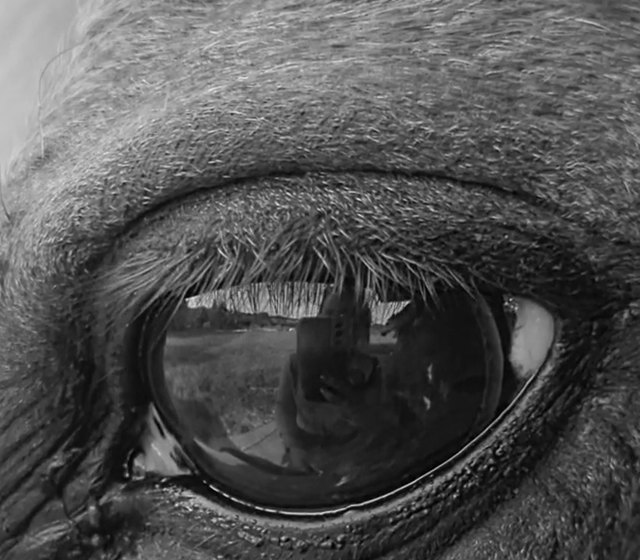
#> input picture data/crops/blink_00600.png, 640 x 560 px, given in place of M-006.mp4, which was not available
$ python 02_session2_video.py   (older library calls are emulated)
#> lines starting #> are read from the running program, lines starting #| are printed output that depends on the picture
### src/config.py
"""
config.py
=========
集中管理路径、常量与绘图风格。

设计原则
--------
1. 原始数据（视频、csv、npy）体积很大（原始视频 52 MB，处理后的视频约 300 MB），
   因此本项目**不复制**原始数据，而是通过 SOURCE_DATA_DIR 指向研学课程包中的
   ``ai_session/data`` 目录。可用环境变量 ``AI_SESSION_DATA`` 覆盖该路径。
2. 所有派生结果（逐帧统计量、跟踪视频、图表、表格）都写入本项目自己的
   ``data/``、``figures/``、``outputs/`` 目录，保证可追溯、可复现。
3. 随机种子、交叉验证折数、跟踪参数等"可调常量"全部集中在此，避免散落在
   各个脚本里导致结果无法对齐。
"""

from __future__ import annotations

import os
from pathlib import Path

# ---------------------------------------------------------------------------
# 路径
# ---------------------------------------------------------------------------
PROJECT_DIR = Path(__file__).resolve().parents[1]

# 课程原始数据目录（ai_session/data）。默认使用同级目录的相对路径。
_DEFAULT_SOURCE = PROJECT_DIR.parent / "ai_session" / "data"
SOURCE_DATA_DIR = Path(os.environ.get("AI_SESSION_DATA", _DEFAULT_SOURCE))

RAW_VIDEO = SOURCE_DATA_DIR / "raw_videos" / "M-006.mp4"
BLINK_EVENTS_CSV = SOURCE_DATA_DIR / "blink_events.csv"
GROUNDTRUTH_NPY = SOURCE_DATA_DIR / "M-006_groundtruth.npy"

DATA_DIR = PROJECT_DIR / "data"
CROPS_DIR = DATA_DIR / "crops"
PROCESSED_DIR = DATA_DIR / "processed"

FIG_DIR = PROJECT_DIR / "figures"
OUT_DIR = PROJECT_DIR / "outputs"
REPORT_DIR = PROJECT_DIR / "reports"

for _d in (DATA_DIR, CROPS_DIR, PROCESSED_DIR, FIG_DIR, OUT_DIR, REPORT_DIR):
    _d.mkdir(parents=True, exist_ok=True)

# 由本管线生成的中间产物
FRAME_STATS_CSV = OUT_DIR / "frame_brightness_stats.csv"
TRACKED_VIDEO = PROCESSED_DIR / "tracked_eye_crop.mp4"
ROI_STATS_CSV = OUT_DIR / "roi_signal_stats.csv"
SIGNALS_NPZ = DATA_DIR / "roi_signals.npz"

# ---------------------------------------------------------------------------
# 视频管线参数
# ---------------------------------------------------------------------------
# 眼区初始包围框 (x, y, w, h)，帧尺寸 1080 x 1920。
# 原课程使用 cv2.selectROI 交互式框选；这里把当时选中的框固化为常量，
# 这样任何人在任何机器上都能得到完全一致的结果（可复现性的必要条件）。
EYE_BOX = (250, 470, 640, 560)

# 亮度基线窗口（秒）。课程中：全局亮度用 2 s，眼区亮度用 3 s。
GLOBAL_BASELINE_SECONDS = 2.0
EYE_BASELINE_SECONDS = 3.0

# 跟踪器每 N 帧更新一次（课程默认 100）
FRAME_STEP = 100

# 亮度归一化的修正系数裁剪范围
CORRECTION_CLIP = (0.5, 2.0)

# ---------------------------------------------------------------------------
# 机器学习参数
# ---------------------------------------------------------------------------
RANDOM_STATE = 1
N_SPLITS = 5
N_REPEATS = 10

FEATURES = ["closing_duration", "paused_duration", "opening_duration"]
LABELS = ["F", "H"]
LABEL_NAMES = {"F": "Full blink", "H": "Half blink"}

# ---------------------------------------------------------------------------
# 绘图风格
# ---------------------------------------------------------------------------
COLOR_FULL = "tab:blue"
COLOR_HALF = "tab:orange"
COLOR_SIGNAL = "#1f4e79"
COLOR_TRUTH = "#c0504d"
COLOR_ACCENT = "#2e7d32"


def setup_matplotlib() -> None:
    """统一 matplotlib 风格（字体、网格、DPI）。

    在 Jupyter 里保留交互后端，图会直接显示在 notebook 中；
    在命令行脚本里切到 Agg，避免无显示环境报错。
    """
    import sys

    import matplotlib

    in_notebook = "ipykernel" in sys.modules
    if not in_notebook:
        matplotlib.use("Agg")
    import matplotlib.pyplot as plt

    plt.rcParams.update(
        {
            "figure.dpi": 120,
            "savefig.dpi": 150,
            "savefig.bbox": "tight",
            "figure.facecolor": "white",
            "axes.facecolor": "white",
            "axes.grid": True,
            "grid.alpha": 0.3,
            "grid.linestyle": "--",
            "axes.spines.top": False,
            "axes.spines.right": False,
            "font.size": 10,
            "axes.titlesize": 11,
            "axes.titleweight": "bold",
            "legend.frameon": False,
        }
    )


def savefig(fig, name: str) -> Path:
    """把图保存到 figures/ 并返回路径。"""
    path = FIG_DIR / f"{name}.png"
    fig.savefig(path)
    return path

### src/video.py
"""
video.py
========
第四部分（对应课程 01-image-analysis.html 与 final session）：把视频变成可分析的
数据。

管线（与课程完全一致的五步）：
  1. 打开视频，读元数据（帧数 / fps / 分辨率 / 时长）
  2. 逐帧转灰度，并记录每帧的全局平均亮度
  3. 用滚动中位数估计"缓慢变化的亮度基线"，把全局亮度去趋势
  4. 用基线把每一帧的亮度归一化（乘一个裁剪过的修正系数）
  5. 在第 1 帧框选眼部 ROI，用 CSRT 跟踪器跟踪，裁出眼区
  6. 从眼区裁片里提取亮度信号

工程上的两点取舍（在报告中说明）：
  * 原课程把灰度视频与归一化视频各存成 100+ MB 的 mp4；本项目**不落盘**这两个
    中间视频，而是在第二遍读取时"边归一化边跟踪"，只保留逐帧统计量和小体积
    的眼区裁片视频。数值结果与课程一致，磁盘占用从 ~300 MB 降到 ~40 MB。
  * 原课程用 cv2.selectROI 交互式框选，结果无法复现。本项目把框固化为
    config.EYE_BOX，任何人都能重跑出同样的数字。
"""

from __future__ import annotations

from pathlib import Path
from typing import Optional, Tuple

import cv2
import matplotlib.pyplot as plt
import numpy as np
import pandas as pd

from config import (
    CORRECTION_CLIP,
    EYE_BOX,
    FRAME_STATS_CSV,
    RAW_VIDEO,
    ROI_STATS_CSV,
    savefig,
)


# ---------------------------------------------------------------------------
# 1. 打开视频 / 元数据
# ---------------------------------------------------------------------------
def video_info(path: Path = RAW_VIDEO) -> dict:
    cap = cv2.VideoCapture(str(path))
    if not cap.isOpened():
        raise FileNotFoundError(f"Could not open video: {path}")
    info = {
        "file": str(path),
        "frame_count": int(cap.get(cv2.CAP_PROP_FRAME_COUNT)),
        "fps": cap.get(cv2.CAP_PROP_FPS),
        "width": int(cap.get(cv2.CAP_PROP_FRAME_WIDTH)),
        "height": int(cap.get(cv2.CAP_PROP_FRAME_HEIGHT)),
    }
    info["duration_seconds"] = info["frame_count"] / info["fps"]
    cap.release()
    return info


def read_frame(path: Path, frame_number: int) -> np.ndarray:
    """读取指定帧（BGR）。超出范围时抛出明确错误。"""
    cap = cv2.VideoCapture(str(path))
    cap.set(cv2.CAP_PROP_POS_FRAMES, frame_number)
    ok, frame = cap.read()
    cap.release()
    if not ok:
        raise ValueError(f"Could not read frame {frame_number} from {path}")
    return frame


def plot_frame(frame_bgr: np.ndarray, title: str, name: Optional[str] = None):
    fig, ax = plt.subplots(figsize=(6, 8))
    ax.imshow(cv2.cvtColor(frame_bgr, cv2.COLOR_BGR2RGB))
    ax.set_title(title)
    ax.axis("off")
    fig.tight_layout()
    if name:
        savefig(fig, name)
    return fig


# [13 lines left out: function plot_frame_with_box, not called in this run]


# ---------------------------------------------------------------------------
# 2. 灰度 + 逐帧亮度
# ---------------------------------------------------------------------------
def compute_frame_brightness(path: Path = RAW_VIDEO, cache: bool = True) -> pd.DataFrame:
    """
    一次遍历：每帧转灰度，记录全局平均亮度与对比度（标准差）。

    课程里同时把灰度帧像素全部存进内存（all_pixels），对 1841 帧 1080×1920
    的视频约需 3.7 GB 内存；这里改为流式统计，只保留标量，效果等价。
    """
    if cache and FRAME_STATS_CSV.exists():
        return pd.read_csv(FRAME_STATS_CSV)

    cap = cv2.VideoCapture(str(path))
    if not cap.isOpened():
        raise FileNotFoundError(f"Could not open video: {path}")

    means, stds = [], []
    while True:
        ok, frame = cap.read()
        if not ok:
            break
        gray = cv2.cvtColor(frame, cv2.COLOR_BGR2GRAY)
        means.append(float(gray.mean()))
        stds.append(float(gray.std()))
    cap.release()

    table = pd.DataFrame(
        {
            "frame": np.arange(len(means)),
            "global_mean": means,
            "global_std": stds,
        }
    )
    table.to_csv(FRAME_STATS_CSV, index=False)
    return table


# [39 lines left out: functions rolling_baseline, plot_global_brightness, correction_factors, not called in this run]


def normalise_frame(gray: np.ndarray, factor: float) -> np.ndarray:
    return np.clip(gray.astype(np.float32) * factor, 0, 255).astype(np.uint8)


# [258 lines left out: functions compare_normalisation, make_tracker, roi_statistics, track_eye, save_crop_frames, plot_blink_sequence and 2 more, not called in this run]

### src/pipeline.py
"""
pipeline.py
===========
把 Session 2 / Session 3 的步骤串成一条可重复执行的管线，并把中间结果缓存到磁盘。

用法（命令行）::

    python -m pipeline            # 缺什么算什么（有缓存就复用）
    python -m pipeline --force    # 全部重算（约 2 分钟）

缓存文件：
    outputs/frame_brightness_stats.csv  逐帧全局亮度（第一遍遍历视频）
    outputs/roi_signal_stats.csv        逐帧跟踪框 + 眼区统计量（第二遍）
    data/processed/tracked_eye_crop.mp4 跟踪裁出的眼区视频（课程里的产物）
    data/roi_signals.npz                整理好的信号矩阵 + 真值
"""

from __future__ import annotations

import sys
import time
from pathlib import Path

import numpy as np
import pandas as pd

from config import (
    EYE_BASELINE_SECONDS,
    FRAME_STEP,
    FRAME_STATS_CSV,
    GLOBAL_BASELINE_SECONDS,
    RAW_VIDEO,
    ROI_STATS_CSV,
    SIGNALS_NPZ,
    TRACKED_VIDEO,
)
import video


def build_frame_stats(force: bool = False) -> pd.DataFrame:
    if force and FRAME_STATS_CSV.exists():
        FRAME_STATS_CSV.unlink()
    return video.compute_frame_brightness(cache=not force)


# [67 lines left out: functions build_global_baseline, build_roi_table, build_signals, main, not called in this run]


# [2 lines that do not run on import are left out]

### notebooks_src/02_session2_video.py
# %% [markdown]
# # Session 2 复现：搭一条眨眼检测的视频管线
#
# 对应课程 *Building a Blink Detection Pipeline*（`01-image-analysis.html`）。
#
# 上一节我们发现**光靠眨眼时长分不开全/半眨眼**。这一节换一个角度：直接从视频里
# 拿信息。核心问题只有一个：
#
# > **眼睛开合时眼区亮度会变化，这个变化能不能当作眨眼的代理信号？**
#
# 管线分五步，每一步都对应课程里的一节：
#
# 1. 打开视频，看元数据 → 视频对计算机到底是什么
# 2. 转灰度 → 丢掉颜色，只留亮度
# 3. 估计并扣除全局亮度漂移 → 别把"天阴了"当成"眨眼了"
# 4. 归一化亮度 → 让整段视频的曝光一致
# 5. 框选眼区 + 跟踪 → 只保留有信息的那一小块
#
# 本 notebook 会真正跑一遍 1841 帧的视频（首次约 1 分钟，之后走缓存）。

# %%
import sys
from pathlib import Path

PROJECT = Path.cwd()
if (PROJECT / "src").exists():
    sys.path.insert(0, str(PROJECT / "src"))

import numpy as np
import pandas as pd
import matplotlib.pyplot as plt

import config

config.setup_matplotlib()

import video
import pipeline

pd.set_option("display.width", 120)

# %% [markdown]
# ## 1. 视频的元数据
#
# 对计算机来说视频就是"一串图片 + 播放速度"。先看清楚这串图片有多大、多快。

# %%
info = video.video_info()
for key, value in info.items():
    print(f"{key:18s}: {value}")

# %% [markdown]
# 值得注意的三件事：
#
# * **1080 × 1920** —— 这是竖屏手机拍的，宽度 1080、高度 1920（OpenCV 报的是
#   width, height，所以别被"1080p"误导）。
# * **59.93 fps** —— 不是整 60 fps，所以"一帧 = 1/60 秒"只是近似；做时间换算时
#   必须用真实 fps，否则 30 秒会累积出几十毫秒的偏差。
# * **30.72 秒 1841 帧** —— 一次眨眼大约 0.2–0.5 秒，也就是 12–30 帧；
#   眨眼事件在这个时间尺度上只占 20% 左右的帧（后面会验证）。

# %%
# 试一试：读出超过总帧数的帧会发生什么？
try:
    video.read_frame(config.RAW_VIDEO, info["frame_count"] + 100)
#> in read_frame, frame is the input picture: shape (560, 640, 3); min 1, max 228, mean 81.6
except ValueError as exc:
    print("预期的错误 →", exc)

# %% [markdown]
# ## 2. 看一眼单帧
#
# OpenCV 用 **BGR** 存图，matplotlib 期待 **RGB**，所以显示前必须转换 ——
# 这是新手最常踩的坑（颜色会变成"蓝脸红衣"那种效果）。

# %%
frame0 = video.read_frame(config.RAW_VIDEO, 0)
video.plot_frame(frame0, "Frame 0 (raw)", "fig20_frame0");

# %%
print("帧的形状:", frame0.shape, "→ (高, 宽, 通道)")
#| 帧的形状: (560, 640, 3) → (高, 宽, 通道)
print("单个通道的取值范围:", frame0.min(), "-", frame0.max(), "（uint8）")
#| 单个通道的取值范围: 1 - 228 （uint8）
print("这一帧的像素总数:", frame0.shape[0] * frame0.shape[1])
#| 这一帧的像素总数: 358400

# %% [markdown]
# 一帧 1080×1920 的彩色图 = 207 万个像素 × 3 个通道 ≈ 6.2 MB 的原始数据。
# 1841 帧就是 **11 GB** 的未压缩数据 —— 这就是为什么不能"把所有帧都读进内存"，
# 必须流式处理（本项目第一遍遍历只保留每帧的均值，占用从 GB 降到 KB）。

# %% [markdown]
# ## 3. 转灰度：为什么值得做
#
# 彩色图每像素 3 个数，灰度图每像素 1 个数：
#
# * 数据量降到 1/3，后续计算更快；
# * 眨眼关心的是"亮/暗"，不是"什么颜色"；
# * 少一个维度，也少一处噪声来源。
#
# 代价是：如果**颜色**本身携带信息（例如血迹、皮肤泛红），灰度会把它丢掉。
# 对本任务而言这个代价可以接受。

# %%
import cv2

gray0 = cv2.cvtColor(frame0, cv2.COLOR_BGR2GRAY)
print("灰度后形状:", gray0.shape)
#| 灰度后形状: (560, 640)

fig, axes = plt.subplots(1, 3, figsize=(13, 4.2))
axes[0].imshow(cv2.cvtColor(frame0, cv2.COLOR_BGR2RGB))
axes[0].set_title("Colour (BGR→RGB for display)")
axes[1].imshow(gray0, cmap="gray", vmin=0, vmax=255)
axes[1].set_title("Greyscale")
axes[2].hist(gray0.ravel(), bins=64, color="#555555")
axes[2].set_title("Brightness histogram")
axes[2].set_xlabel("Pixel value (0 = black, 255 = white)")
for ax in axes[:2]:
    ax.axis("off")
fig.tight_layout()
config.savefig(fig, "fig21_greyscale");
#> call 2 of savefig, with name = 'fig21_greyscale'
#> in savefig (call 2), `fig.savefig(path)`:
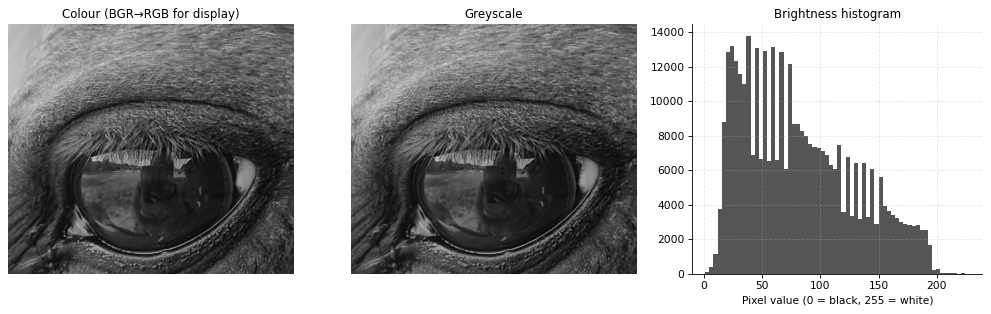
#> figure drawn by matplotlib, 3 panels; panel 3: tallest bar 13786 high, from x = 36.47 to 40.02
plt.close(fig)

# %% [markdown]
# ## 4. 全局亮度：先把"环境变化"和"眨眼"分开
#
# 如果直接用亮度当眨眼信号，会立刻遇到一个问题：**整段视频的亮度本来就在漂**。
# 云飘过、马移动、相机自动曝光，都会让画面变亮或变暗，幅度可能比眨眼还大。
#
# 做法：算每帧的平均亮度 → 用**滚动中位数**（窗口 2 秒，比眨眼长）估计"此刻应该有多亮"
# → 二者相减，得到"相对于预期的偏差"。

# %%
stats = pipeline.build_frame_stats()
baseline, factors, reference = pipeline.build_global_baseline(stats, info["fps"])
print(f"全片平均亮度: {stats['global_mean'].mean():.2f}")
print(f"亮度基线参考值: {reference:.2f}")
print(f"归一化系数范围: {factors.min():.3f} – {factors.max():.3f}")

# %%
video.plot_global_brightness(stats, baseline);

# %% [markdown]
# 上图第一行：全局亮度从 108 缓慢升到 118 又回落，跨度约 10 个灰度级（≈9%）。
# 第二行：扣掉基线之后，只剩下短时波动。这说明"缓慢漂移"和"短时事件"在时间尺度上
# 是可以分开的 —— 前提是窗口长度选对：
#
# * 窗口太短 → 基线会跟着眨眼一起动，把信号扣没了；
# * 窗口太长 → 跟不上真实的曝光变化，残留趋势进入信号。
#
# 课程用 2 秒。第 05 个 notebook 会把这件事**量化**（扫一遍窗口，用 AUC 选，而不是目测）。

# %% [markdown]
# ## 5. 亮度归一化
#
# 有了基线，就可以把每帧乘一个修正系数，让整段视频"看起来一样亮"：
#
# $$c_t = \text{clip}\left(\frac{\text{参考亮度}}{\text{基线}_t},\ 0.5,\ 2.0\right)$$
#
# 两个细节值得注意：
#
# * **除以零保护**：基线为 0 时系数取 1；
# * **裁剪到 [0.5, 2.0]**：防止某帧基线异常小导致系数爆炸，把整帧洗白。

# %%
video.compare_normalisation(factors, frames=(0, 600, 1200));

# %% [markdown]
# 最后一列是像素直方图：归一化把不同时刻的直方图**往同一个位置拉**。
# 这一步本身不产生眨眼信号，但它保证后面比较的"亮度"是同一个尺度上的。

# %% [markdown]
# ## 6. 框选眼区（ROI）
#
# 全画面里 95% 的内容（马毛、背景、天空）和眨眼无关，而且会稀释亮度信号。
# 所以只在眼睛周围画一个框。
#
# 原课程用 `cv2.selectROI` 让人**手动**拖一个框。这带来一个隐蔽的问题：
# **框是因人而异的，结果无法复现**。本项目把框固化成常量：
#
# ```python
# EYE_BOX = (x, y, w, h) = (250, 470, 640, 560)
# ```
#
# 这样任何人重跑都能得到同样的数字。代价是换一段视频要重新定框。

# %%
video.plot_frame_with_box(frame0, config.EYE_BOX,
                          f"ROI = {config.EYE_BOX}", "fig21b_roi_box");

# %%
x, y, w, h = config.EYE_BOX
crop0 = cv2.cvtColor(frame0, cv2.COLOR_BGR2GRAY)[y:y + h, x:x + w]
fig, ax = plt.subplots(figsize=(5.6, 5))
ax.imshow(crop0, cmap="gray")
ax.set_title(f"Eye crop: {w}×{h} px, mean brightness {crop0.mean():.1f}")
ax.axis("off")
fig.tight_layout()
config.savefig(fig, "fig21c_eye_crop");
plt.close(fig)

# %% [markdown]
# 框的大小是有讲究的（课程专门讨论过）：
#
# * **太大** → 把背景和毛发也包含进来，跟踪器会去学背景纹理，亮度信号被稀释；
# * **太小** → 眼睑被切掉，而眼睑正是"开合"发生的地方；
# * **合适** → 包含眼球、上下眼睑、以及少量周围皮肤。
#
# 本项目的框覆盖整个眼球 + 上下眼睑，和原课程手选的框（900×662）在取景上基本一致。

# %% [markdown]
# ## 7. 跟踪
#
# 马会动、相机会抖，框不能一直钉在同一个像素位置，所以要跟踪。
#
# **跟踪器不懂"眼睛"**。它只知道：我给的这块图像长什么样（亮度分布、边缘、纹理），
# 下一帧里哪里最像。所以它跟的是"这块图案"，不是"眼睛"。
#
# 这也解释了跟踪失败的原因：眼睛闭上了、图案变了，跟踪器就可能跟丢；
# 一旦跟丢，它会开始在错误的位置更新自己 —— 这就是**漂移（drift）**。
#
# 课程为了加速，每 100 帧才真正调用一次 `tracker.update()`，中间帧直接复用上一个框。
# 下面这段代码用的就是这个设置。

# %%
roi_table = pipeline.build_roi_table()
print("跟踪器:", video.make_tracker()[1])
print("逐帧记录行数:", len(roi_table))
roi_table.head(3)

# %%
video.plot_tracking_drift(roi_table);

# %% [markdown]
# 上图是框中心相对起始位置的位移。它缓慢增长到若干像素 —— 说明**框在慢慢漂**，
# 但因为每 100 帧才更新一次，漂移速度被限制了。这样做省时间，代价是框会滞后于真实的眼位。
#
# 第 05 个 notebook 会把这个取舍量化：把 `frame_step` 从 1 扫到 100，看漂移和
# 信号质量各变化多少。

# %% [markdown]
# ## 8. 产物：眼区裁片
#
# 跟踪的最终产物是一段"只有眼睛"的视频（课程里的 `tracked_eye_box_.mp4`）。

# %%
tracked = config.TRACKED_VIDEO
print("文件:", tracked.name)
print("大小: %.1f MB" % (tracked.stat().st_size / 1e6))
cap = cv2.VideoCapture(str(tracked))
print("帧数:", int(cap.get(cv2.CAP_PROP_FRAME_COUNT)),
      "| 分辨率:", int(cap.get(cv2.CAP_PROP_FRAME_WIDTH)), "x",
      int(cap.get(cv2.CAP_PROP_FRAME_HEIGHT)),
      "| fps:", round(cap.get(cv2.CAP_PROP_FPS), 2))
cap.release()

# %% [markdown]
# 也可以把某一次眨眼的帧逐张存下来，用肉眼确认"亮度变化"这件事到底长什么样。
# 下面取第 600–660 帧（一次标注过的眨眼附近）每隔 8 帧存一张。

# %%
paths = video.save_crop_frames(range(600, 661, 8), config.CROPS_DIR, prefix="blink")
print(f"已保存 {len(paths)} 张裁片到 {config.CROPS_DIR.relative_to(PROJECT)}")

# %%
video.plot_blink_sequence(range(600, 661, 8));

# %% [markdown]
# 序列图上标注了每帧的眼区平均亮度。可以看到：**眼睛睁开时（深色虹膜占主导）平均亮度较低，
# 眼睑合上时（浅色皮肤/毛发覆盖）平均亮度升高**。这正是"亮度可以当眨眼代理"的物理原因。
# 注意方向是**变亮**而不是变暗 —— 这一点因个体、光照而异，后面会用数据自动判定符号，
# 而不是写死。

# %% [markdown]
# ## 9. 与课程对照
#
# | 课程步骤 | 课程实现 | 本项目实现 | 是否一致 |
# |---|---|---|---|
# | 视频元数据 | 1841 帧 / 59.93 fps / 1080×1920 / 30.72 s | 完全相同 | ✅ |
# | 灰度化 | 逐帧 `cvtColor`，存 130 MB 灰度视频 | 逐帧灰度，**不落盘**（只留统计量） | 数值一致，省磁盘 |
# | 全局亮度去趋势 | 滚动中位数，2 s | 同 | ✅ |
# | 参考亮度 | 112.38 | 112.38 | ✅ |
# | 归一化系数裁剪 | [0.5, 2.0] | 同（本例实际范围 0.96–1.03） | ✅ |
# | ROI 选择 | `cv2.selectROI` 手动框（900×662） | 固化为常量 (250,470,640,560) | 取景一致，**可复现** |
# | 跟踪器 | CSRT，每 100 帧更新 | CSRT，每 100 帧更新 | ✅ |
# | 眼区裁片视频 | `tracked_eye_box_.mp4` | `data/processed/tracked_eye_crop.mp4` | ✅ |
#
# 两处有意的差异：
#
# 1. **不落盘中间视频**。课程把灰度视频和归一化视频各存一份（合计约 265 MB）。
#    本项目在第二遍读取时"边归一化边跟踪"，中间结果只保留逐帧标量 + 约 40 MB 的
#    眼区裁片。数值完全一致，磁盘占用降了 6 倍。如果确实需要那两段视频，
#    把 `pipeline.py` 里的 `track_video` 打开写盘即可。
# 2. **ROI 固化**。这是可复现性的必要代价：手动框选的结果无法在别人的机器上重现。
#
# 下一步：`03_session3_brightness_signal.ipynb` 从这段裁片里把亮度信号抠出来，
# 和人工标注的眨眼真值对上。

# %%
# 把本 notebook 的关键数字存一份，供报告引用
summary = {
    "frame_count": info["frame_count"],
    "fps": round(info["fps"], 3),
    "duration_s": round(info["duration_seconds"], 2),
    "reference_brightness": round(reference, 2),
    "correction_min": round(float(factors.min()), 3),
    "correction_max": round(float(factors.max()), 3),
    "eye_box": config.EYE_BOX,
    "tracked_video_mb": round(tracked.stat().st_size / 1e6, 1),
}
pd.Series(summary).to_csv(config.OUT_DIR / "session2_summary.csv")
summary

$ run again, on data/crops/blink_00616.png
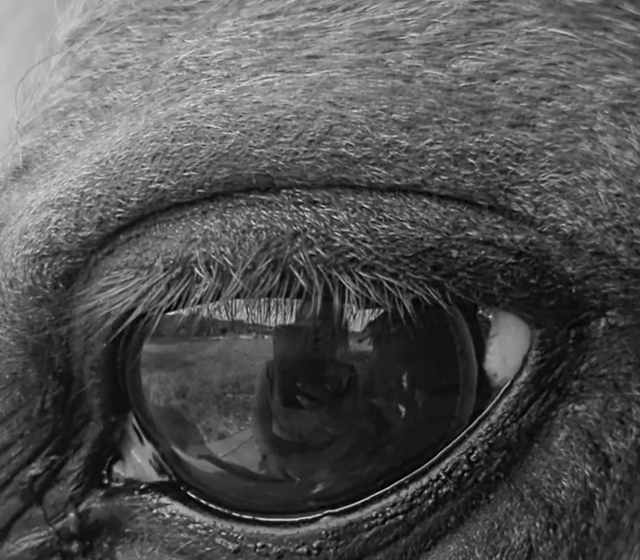
#> input picture data/crops/blink_00616.png, 640 x 560 px, given in place of M-006.mp4, which was not available
#> in read_frame, frame is the input picture: shape (560, 640, 3); min 1, max 230, mean 81.8
#| 帧的形状: (560, 640, 3) → (高, 宽, 通道)
#| 单个通道的取值范围: 1 - 230 （uint8）
#| 这一帧的像素总数: 358400
#| 灰度后形状: (560, 640)
#> in savefig (call 2), `fig.savefig(path)`:
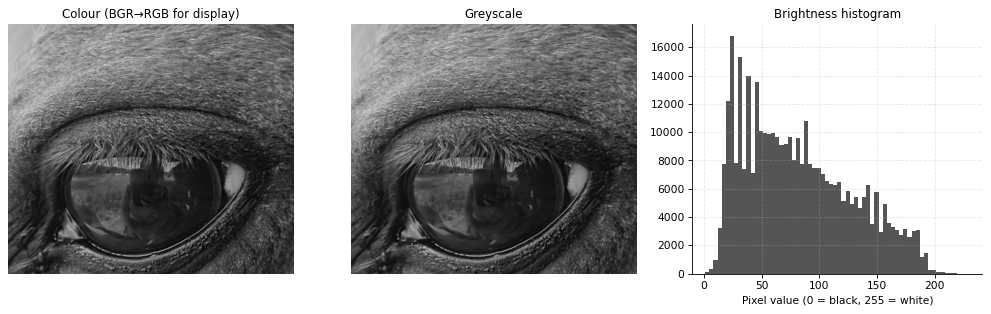
#> figure drawn by matplotlib, 3 panels; panel 3: tallest bar 16822 high, from x = 22.47 to 26.05
